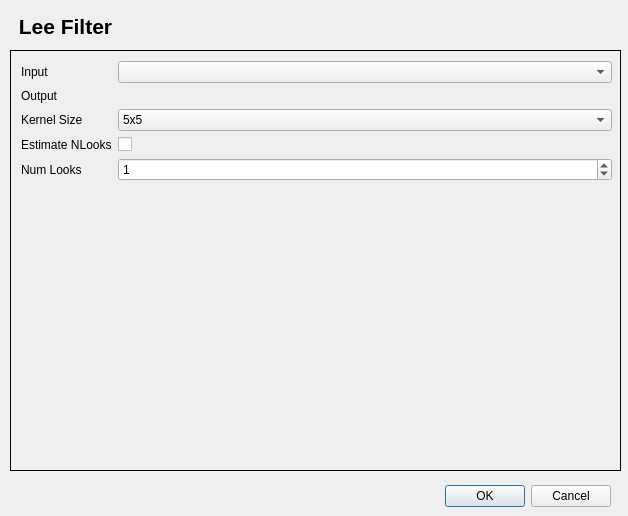
<?xml version="1.0" encoding="UTF-8"?>
<ui version="4.0">
 <class>SpeckleFilterDialogBase</class>
 <widget class="QDialog" name="SpeckleFilterDialogBase">
  <property name="geometry">
   <rect>
    <x>0</x>
    <y>0</y>
    <width>628</width>
    <height>516</height>
   </rect>
  </property>
  <property name="windowTitle">
   <string>Lee Filter</string>
  </property>
  <widget class="QDialogButtonBox" name="button_box">
   <property name="geometry">
    <rect>
     <x>430</x>
     <y>480</y>
     <width>181</width>
     <height>32</height>
    </rect>
   </property>
   <property name="orientation">
    <enum>Qt::Horizontal</enum>
   </property>
   <property name="standardButtons">
    <set>QDialogButtonBox::Cancel|QDialogButtonBox::Ok</set>
   </property>
  </widget>
  <widget class="QLabel" name="title_label">
   <property name="geometry">
    <rect>
     <x>10</x>
     <y>10</y>
     <width>111</width>
     <height>33</height>
    </rect>
   </property>
   <property name="text">
    <string>&lt;!DOCTYPE HTML PUBLIC &quot;-//W3C//DTD HTML 4.0//EN&quot; &quot;http://www.w3.org/TR/REC-html40/strict.dtd&quot;&gt;
&lt;html&gt;&lt;head&gt;&lt;meta name=&quot;qrichtext&quot; content=&quot;1&quot; /&gt;&lt;style type=&quot;text/css&quot;&gt;
p, li { white-space: pre-wrap; }
&lt;/style&gt;&lt;/head&gt;&lt;body style=&quot; font-family:'MS Shell Dlg 2'; font-size:8pt; font-weight:400; font-style:normal;&quot;&gt;
&lt;p style=&quot; margin-top:0px; margin-bottom:0px; margin-left:0px; margin-right:0px; -qt-block-indent:0; text-indent:0px;&quot;&gt;&lt;span style=&quot; font-family:'Sans Serif'; font-size:16pt; font-weight:600;&quot;&gt;Lee Filter&lt;/span&gt;&lt;/p&gt;&lt;/body&gt;&lt;/html&gt;</string>
   </property>
   <property name="alignment">
    <set>Qt::AlignCenter</set>
   </property>
  </widget>
  <widget class="QStackedWidget" name="stackedWidget">
   <property name="geometry">
    <rect>
     <x>10</x>
     <y>50</y>
     <width>611</width>
     <height>421</height>
    </rect>
   </property>
   <property name="frameShape">
    <enum>QFrame::Box</enum>
   </property>
   <widget class="QWidget" name="page">
    <widget class="QWidget" name="formLayoutWidget">
     <property name="geometry">
      <rect>
       <x>10</x>
       <y>10</y>
       <width>591</width>
       <height>211</height>
      </rect>
     </property>
     <layout class="QFormLayout" name="formLayout">
      <item row="0" column="0">
       <widget class="QLabel" name="inputLabel">
        <property name="text">
         <string>Input</string>
        </property>
       </widget>
      </item>
      <item row="0" column="1">
       <widget class="QgsMapLayerComboBox" name="inputQgsMapLayerComboBox">
        <property name="statusTip">
         <string>Select input image from images loaded in layers</string>
        </property>
       </widget>
      </item>
      <item row="1" column="0">
       <widget class="QLabel" name="outputLabel">
        <property name="text">
         <string>Output</string>
        </property>
       </widget>
      </item>
      <item row="1" column="1">
       <widget class="QgsFileWidget" name="outputQgsFileWidget">
        <property name="statusTip">
         <string>Select location of output. Ensure proper filetype extension is shown.</string>
        </property>
        <property name="dialogTitle">
         <string>Select output file</string>
        </property>
        <property name="filter">
         <string>*.tif *.tiff *.gtif *.img *.*</string>
        </property>
        <property name="storageMode">
         <enum>QgsFileWidget::SaveFile</enum>
        </property>
       </widget>
      </item>
      <item row="2" column="0">
       <widget class="QLabel" name="kernelSizeLabel">
        <property name="text">
         <string>Kernel Size</string>
        </property>
       </widget>
      </item>
      <item row="2" column="1">
       <widget class="QComboBox" name="kernelSizeComboBox">
        <property name="statusTip">
         <string>Generally a larger kernel size leads to a more blurred output image.</string>
        </property>
        <item>
         <property name="text">
          <string>5x5</string>
         </property>
        </item>
        <item>
         <property name="text">
          <string>7x7</string>
         </property>
        </item>
        <item>
         <property name="text">
          <string>9x9</string>
         </property>
        </item>
        <item>
         <property name="text">
          <string>11x11</string>
         </property>
        </item>
        <item>
         <property name="text">
          <string>13x13</string>
         </property>
        </item>
        <item>
         <property name="text">
          <string>15x15</string>
         </property>
        </item>
        <item>
         <property name="text">
          <string>17x17</string>
         </property>
        </item>
       </widget>
      </item>
      <item row="3" column="0">
       <widget class="QLabel" name="estimateNLooksLabel">
        <property name="text">
         <string>Estimate NLooks</string>
        </property>
       </widget>
      </item>
      <item row="3" column="1">
       <widget class="QCheckBox" name="estimateNLooksCheckBox"/>
      </item>
      <item row="4" column="0">
       <widget class="QLabel" name="numLooksLabel">
        <property name="text">
         <string>Num Looks</string>
        </property>
       </widget>
      </item>
      <item row="4" column="1">
       <widget class="QSpinBox" name="numLooksSpinBox">
        <property name="maximum">
         <number>999</number>
        </property>
        <property name="value">
         <number>1</number>
        </property>
       </widget>
      </item>
     </layout>
    </widget>
   </widget>
   <widget class="QWidget" name="page_2"/>
  </widget>
  <zorder>title_label</zorder>
  <zorder>stackedWidget</zorder>
  <zorder>button_box</zorder>
 </widget>
 <customwidgets>
  <customwidget>
   <class>QgsFileWidget</class>
   <extends>QWidget</extends>
   <header>qgsfilewidget.h</header>
  </customwidget>
  <customwidget>
   <class>QgsMapLayerComboBox</class>
   <extends>QComboBox</extends>
   <header>qgsmaplayercombobox.h</header>
  </customwidget>
 </customwidgets>
 <resources/>
 <connections>
  <connection>
   <sender>button_box</sender>
   <signal>accepted()</signal>
   <receiver>SpeckleFilterDialogBase</receiver>
   <slot>accept()</slot>
   <hints>
    <hint type="sourcelabel">
     <x>20</x>
     <y>20</y>
    </hint>
    <hint type="destinationlabel">
     <x>20</x>
     <y>20</y>
    </hint>
   </hints>
  </connection>
  <connection>
   <sender>button_box</sender>
   <signal>rejected()</signal>
   <receiver>SpeckleFilterDialogBase</receiver>
   <slot>reject()</slot>
   <hints>
    <hint type="sourcelabel">
     <x>20</x>
     <y>20</y>
    </hint>
    <hint type="destinationlabel">
     <x>20</x>
     <y>20</y>
    </hint>
   </hints>
  </connection>
 </connections>
</ui>
